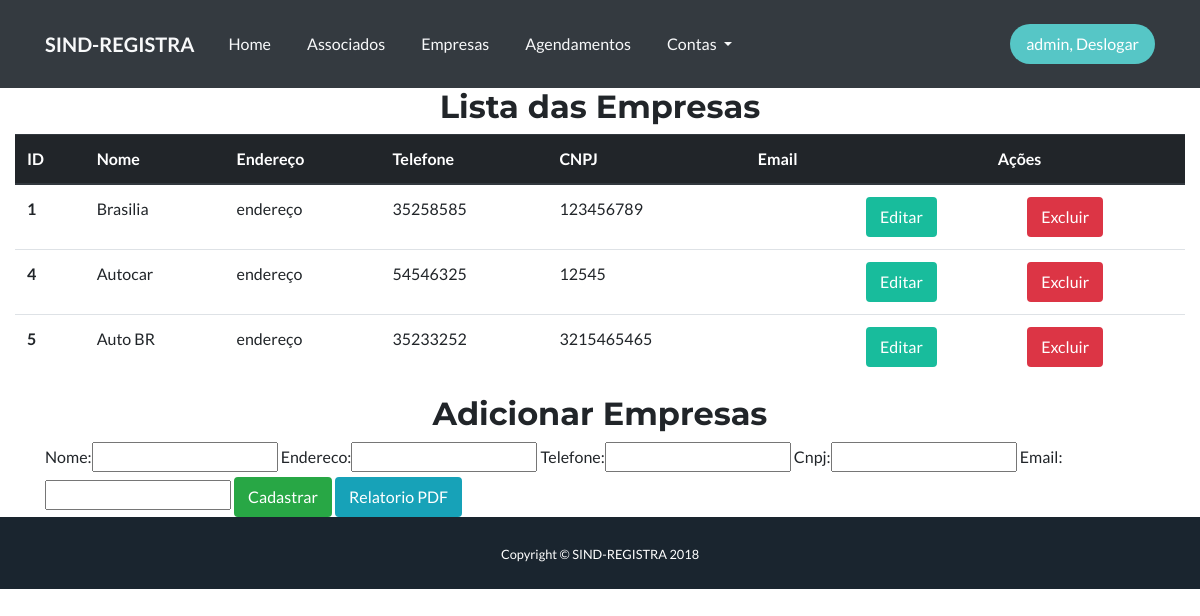
Screenshot of /empresas/ (signed in) with the database file from the repository.
### core/models.py (models this page shows, shortened)
class Empresa(models.Model):
    nome = models.CharField(max_length=100)
    endereco= models.CharField(max_length=100)
    telefone = models.CharField(max_length=12)
    cnpj = models.CharField(max_length=15)
    email = models.CharField(max_length=30)

### core/views.py (the view)
# urls.py: path('empresas/', lista_empresas, name = 'core_lista_empresas'),
@login_required
def lista_empresas(request):
    empresas = Empresa.objects.all()
    form = EmpresaForm()
    return render(request, 'core/lista_empresas.html', {'empresas': empresas, 'form': form})

### core/forms.py
class EmpresaForm(ModelForm):
  class Meta:
    model = Empresa
    fields = "__all__"

### core/templates/core/lista_empresas.html (shortened to what this page needs)
{% extends 'base.html' %}
{% load bootstrap %}
{% block conteudo %}
                <div class="col-md-auto">
                                <h2 class="text-center">Lista das Empresas</h2>
                         <table class="table">
                            <thead class="thead-dark">
                               <tr>
                             <th scope="col">ID</th>
                           <th scope="col">Nome</th>
                            <th scope="col">Endereço</th>
                            <th scope="col">Telefone</th>
                           <th scope="col">CNPJ</th>
                           <th scope="col">Email</th>
                           <th colspan = '2' style="text-align:center" scope="col">Ações</th>
                             </tr>
                         </thead>
                         <tbody>
                                 {% for empresa in empresas %}
                                 <tr>
                         <th scope="row">{{empresa.id}}</th>
                         <td>{{empresa.nome}}</td>
                           <td>{{empresa.endereco}}</td>
                            <td>{{empresa.telefone}}</td>
                          <td>{{empresa.cnpj}}</td>
                          <td>{{empresa.email}}</td>
                           <td><a href="{% url 'core_empresa_update' empresa.id %}" class="btn btn-primary">Editar</td>
                      <td><a href="{% url 'core_empresa_delete' empresa.id %}" class="btn btn-danger">Excluir</td>
                          </tr>
                            {% endfor %}
                      </tbody>
                         </table>
                          <div class="container">
                          <div class="row justify-content-md-center">
                          <div class="col-md-auto">
                        <h2 class="text-center">Adicionar Empresas</h2>
                </div>
                </div>
                           <form action="{% url 'core_empresa_novo' %}" method="POST">
                          {{form|bootstrap }}
                           <button type="submit" class="btn btn-success">Cadastrar</button>
                                 <a class="btn btn-info" href="{% url 'relatorio_pdf' %}">Relatorio PDF</a>
                         </form>
         </div>
<!DOCTYPE html>
<html lang="pt-br">
<head>
</head>
<body>
                </div>
</body>
{% endblock conteudo %}

### templates/base.html (shortened to what this page needs)
{% load staticfiles %}
<!DOCTYPE html>
<html>
<head>
    <link rel="stylesheet" href="{% static 'bootstrap/css/bootstrap.min.css' %}">
    <link rel="stylesheet" href="{% static 'font-awesome.min.css' %}">
    <link rel="stylesheet" href="{% static 'css/Navigation-with-Button.css' %}">
</head>
<body id="page-top">
    <div>
        <nav class="navbar navbar-light navbar-expand-md bg-dark navigation-clean-button">
            <div class="container"><a class="navbar-brand text-light" href="/">SIND-REGISTRA</a>
                <div
                    class="collapse navbar-collapse" id="navcol-1">
                    <ul class="nav navbar-nav mr-auto">
                        <li class="nav-item" role="presentation"><a class="nav-link active text-light" href=" ">Home</a></li>
                        <li class="nav-item" role="presentation"><a class="nav-link text-light" href="{% url 'core_lista_associados' %}">Associados</a></li>
                        <li class="nav-item" role="presentation"><a class="nav-link text-light" href="{% url 'core_lista_empresas' %}">Empresas</a></li>
                        <li class="nav-item" role="presentation"><a class="nav-link text-light" href="{% url 'core_lista_agendamento' %}">Agendamentos</a></li>
                        <li class="dropdown nav-item"><a class="dropdown-toggle nav-link text-light" data-toggle="dropdown" aria-expanded="false" href="#">Contas </a>
                        </li>
                    </ul>{% if user.is_authenticated %}<span class="navbar-text actions"> <a class="btn btn-light action-button" role="button" href="{% url 'logout'%}">{{ user }}, Deslogar </a></span>{% endif %}</div>
    </div>
    </nav>
    </div>
    {% block conteudo %}{% endblock conteudo %}
    <div class="copyright py-4 text-center text-white">
        <div class="container"><small>Copyright © SIND-REGISTRA 2018</small></div>
    </div>
</body>
</html>

### static/css/Navigation-with-Button.css (style rules this page uses)
.navigation-clean-button { background: #fff; padding-top: .75rem; padding-bottom: .75rem; color: #333; border-radius: 0; box-shadow: none; border: none; margin-bottom: 0; }
@media (min-width:768px) { .navigation-clean-button { padding-top: 1rem; padding-bottom: 1rem; } }
.navigation-clean-button .navbar-brand { font-weight: bold; color: inherit; }
.navigation-clean-button .navbar-collapse, .navigation-clean-button .form-inline { border-top-color: #ddd; }
.navigation-clean-button .navbar-nav a.active, .navigation-clean-button .navbar-nav > .show > a { background: none; box-shadow: none; }
.navigation-clean-button.navbar-light .navbar-nav a.active, .navigation-clean-button.navbar-light .navbar-nav a.active:focus, .navigation-clean-button.navbar-light .navbar-nav a.active:hover { color: #8f8f8f; box-shadow: none; background: none; pointer-events: none; }
.navigation-clean-button.navbar .navbar-nav .nav-link { padding-left: 18px; padding-right: 18px; }
.navigation-clean-button.navbar-light .navbar-nav .nav-link { color: #465765; }
.navigation-clean-button .navbar-text .action-button, .navigation-clean-button .navbar-text .action-button:active, .navigation-clean-button .navbar-text .action-button:hover { background: #56c6c6; border-radius: 20px; font-size: inherit; color: #fff; box-shadow: none; border: none; text-shadow: none; padding: .5rem 1rem; transition: background-color 0.25s; font-size: inherit; }

### rows the page displays
Empresa: id "1", nome "Brasilia", endereco "endereço", telefone "35258585", cnpj "123456789"
Empresa: id "4", nome "Autocar", endereco "endereço", telefone "54546325", cnpj "12545"
Empresa: id "5", nome "Auto BR", endereco "endereço", telefone "35233252", cnpj "3215465465"

### other values shown
{{ user }} "admin"
